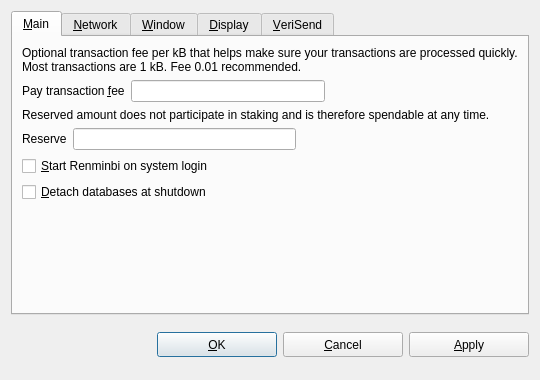
<?xml version="1.0" encoding="UTF-8"?>
<ui version="4.0">
 <class>OptionsDialog</class>
 <widget class="QDialog" name="OptionsDialog">
  <property name="geometry">
   <rect>
    <x>0</x>
    <y>0</y>
    <width>540</width>
    <height>380</height>
   </rect>
  </property>
  <property name="windowTitle">
   <string>Options</string>
  </property>
  <property name="modal">
   <bool>true</bool>
  </property>
  <layout class="QVBoxLayout" name="verticalLayout">
   <item>
    <widget class="QTabWidget" name="veriSendOptions">
     <property name="tabPosition">
      <enum>QTabWidget::North</enum>
     </property>
     <property name="currentIndex">
      <number>0</number>
     </property>
     <widget class="QWidget" name="tabMain">
      <attribute name="title">
       <string>&amp;Main</string>
      </attribute>
      <layout class="QVBoxLayout" name="verticalLayout_Main">
       <item>
        <widget class="QLabel" name="transactionFeeInfoLabel">
         <property name="text">
          <string>Optional transaction fee per kB that helps make sure your transactions are processed quickly. Most transactions are 1 kB. Fee 0.01 recommended.</string>
         </property>
         <property name="textFormat">
          <enum>Qt::PlainText</enum>
         </property>
         <property name="wordWrap">
          <bool>true</bool>
         </property>
        </widget>
       </item>
       <item>
        <layout class="QHBoxLayout" name="horizontalLayoutFee">
         <item>
          <widget class="QLabel" name="transactionFeeLabel">
           <property name="text">
            <string>Pay transaction &amp;fee</string>
           </property>
           <property name="textFormat">
            <enum>Qt::PlainText</enum>
           </property>
           <property name="buddy">
            <cstring>transactionFee</cstring>
           </property>
          </widget>
         </item>
         <item>
          <widget class="BitcoinAmountField" name="transactionFee"/>
         </item>
         <item>
          <spacer name="horizontalSpacerFee">
           <property name="orientation">
            <enum>Qt::Horizontal</enum>
           </property>
           <property name="sizeHint" stdset="0">
            <size>
             <width>40</width>
             <height>20</height>
            </size>
           </property>
          </spacer>
         </item>
        </layout>
       </item>
       <item>
        <widget class="QLabel" name="reserveBalanceInfoLabel">
         <property name="text">
          <string>Reserved amount does not participate in staking and is therefore spendable at any time.</string>
         </property>
         <property name="textFormat">
          <enum>Qt::PlainText</enum>
         </property>
         <property name="wordWrap">
          <bool>true</bool>
         </property>
        </widget>
       </item>
       <item>
        <layout class="QHBoxLayout" name="horizontalLayoutReserveBalance">
         <item>
          <widget class="QLabel" name="reserveBalanceLabel">
           <property name="text">
            <string>Reserve</string>
           </property>
           <property name="textFormat">
            <enum>Qt::PlainText</enum>
           </property>
           <property name="buddy">
            <cstring>reserveBalance</cstring>
           </property>
          </widget>
         </item>
         <item>
          <widget class="BitcoinAmountField" name="reserveBalance"/>
         </item>
         <item>
          <spacer name="horizontalSpacerReserveBalance">
           <property name="orientation">
            <enum>Qt::Horizontal</enum>
           </property>
           <property name="sizeHint" stdset="0">
            <size>
             <width>40</width>
             <height>20</height>
            </size>
           </property>
          </spacer>
         </item>
        </layout>
       </item>
       <item>
        <widget class="QCheckBox" name="bitcoinAtStartup">
         <property name="toolTip">
          <string>Automatically start Renminbi after logging in to the system.</string>
         </property>
         <property name="text">
          <string>&amp;Start Renminbi on system login</string>
         </property>
        </widget>
       </item>
       <item>
        <widget class="QCheckBox" name="detachDatabases">
         <property name="toolTip">
          <string>Detach block and address databases at shutdown. This means they can be moved to another data directory, but it slows down shutdown. The wallet is always detached.</string>
         </property>
         <property name="text">
          <string>&amp;Detach databases at shutdown</string>
         </property>
        </widget>
       </item>
       <item>
        <spacer name="verticalSpacer_Main">
         <property name="orientation">
          <enum>Qt::Vertical</enum>
         </property>
         <property name="sizeHint" stdset="0">
          <size>
           <width>20</width>
           <height>40</height>
          </size>
         </property>
        </spacer>
       </item>
      </layout>
     </widget>
     <widget class="QWidget" name="tabNetwork">
      <attribute name="title">
       <string>&amp;Network</string>
      </attribute>
      <layout class="QVBoxLayout" name="verticalLayout_Network">
       <item>
        <widget class="QCheckBox" name="mapPortUpnp">
         <property name="toolTip">
          <string>Automatically open the Renminbi client port on the router. This only works when your router supports UPnP and it is enabled.</string>
         </property>
         <property name="text">
          <string>Map port using &amp;UPnP</string>
         </property>
        </widget>
       </item>
       <item>
        <widget class="QCheckBox" name="connectSocks">
         <property name="toolTip">
          <string>Connect to the Renminbi network through a SOCKS proxy (e.g. when connecting through Tor).</string>
         </property>
         <property name="text">
          <string>&amp;Connect through SOCKS proxy:</string>
         </property>
        </widget>
       </item>
       <item>
        <layout class="QHBoxLayout" name="horizontalLayout_Network">
         <item>
          <widget class="QLabel" name="proxyIpLabel">
           <property name="text">
            <string>Proxy &amp;IP:</string>
           </property>
           <property name="textFormat">
            <enum>Qt::PlainText</enum>
           </property>
           <property name="buddy">
            <cstring>proxyIp</cstring>
           </property>
          </widget>
         </item>
         <item>
          <widget class="QValidatedLineEdit" name="proxyIp">
           <property name="maximumSize">
            <size>
             <width>140</width>
             <height>16777215</height>
            </size>
           </property>
           <property name="toolTip">
            <string>IP address of the proxy (e.g. 127.0.0.1)</string>
           </property>
          </widget>
         </item>
         <item>
          <widget class="QLabel" name="proxyPortLabel">
           <property name="text">
            <string>&amp;Port:</string>
           </property>
           <property name="textFormat">
            <enum>Qt::PlainText</enum>
           </property>
           <property name="buddy">
            <cstring>proxyPort</cstring>
           </property>
          </widget>
         </item>
         <item>
          <widget class="QLineEdit" name="proxyPort">
           <property name="maximumSize">
            <size>
             <width>55</width>
             <height>16777215</height>
            </size>
           </property>
           <property name="toolTip">
            <string>Port of the proxy (e.g. 9050)</string>
           </property>
          </widget>
         </item>
         <item>
          <widget class="QLabel" name="socksVersionLabel">
           <property name="text">
            <string>SOCKS &amp;Version:</string>
           </property>
           <property name="textFormat">
            <enum>Qt::PlainText</enum>
           </property>
           <property name="buddy">
            <cstring>socksVersion</cstring>
           </property>
          </widget>
         </item>
         <item>
          <widget class="QValueComboBox" name="socksVersion">
           <property name="toolTip">
            <string>SOCKS version of the proxy (e.g. 5)</string>
           </property>
          </widget>
         </item>
         <item>
          <spacer name="horizontalSpacer_Network">
           <property name="orientation">
            <enum>Qt::Horizontal</enum>
           </property>
           <property name="sizeHint" stdset="0">
            <size>
             <width>40</width>
             <height>20</height>
            </size>
           </property>
          </spacer>
         </item>
        </layout>
       </item>
       <item>
        <spacer name="verticalSpacer_Network">
         <property name="orientation">
          <enum>Qt::Vertical</enum>
         </property>
         <property name="sizeHint" stdset="0">
          <size>
           <width>20</width>
           <height>40</height>
          </size>
         </property>
        </spacer>
       </item>
      </layout>
     </widget>
     <widget class="QWidget" name="tabWindow">
      <attribute name="title">
       <string>&amp;Window</string>
      </attribute>
      <layout class="QVBoxLayout" name="verticalLayout_Window">
       <item>
        <widget class="QCheckBox" name="minimizeToTray">
         <property name="toolTip">
          <string>Show only a tray icon after minimizing the window.</string>
         </property>
         <property name="text">
          <string>&amp;Minimize to the tray instead of the taskbar</string>
         </property>
        </widget>
       </item>
       <item>
        <widget class="QCheckBox" name="minimizeOnClose">
         <property name="toolTip">
          <string>Minimize instead of exit the application when the window is closed. When this option is enabled, the application will be closed only after selecting Quit in the menu.</string>
         </property>
         <property name="text">
          <string>M&amp;inimize on close</string>
         </property>
        </widget>
       </item>
       <item>
        <spacer name="verticalSpacer_Window">
         <property name="orientation">
          <enum>Qt::Vertical</enum>
         </property>
         <property name="sizeHint" stdset="0">
          <size>
           <width>20</width>
           <height>40</height>
          </size>
         </property>
        </spacer>
       </item>
      </layout>
     </widget>
     <widget class="QWidget" name="tabDisplay">
      <attribute name="title">
       <string>&amp;Display</string>
      </attribute>
      <layout class="QVBoxLayout" name="verticalLayout_Display">
       <item>
        <layout class="QHBoxLayout" name="horizontalLayout_1_Display">
         <item>
          <widget class="QLabel" name="langLabel">
           <property name="text">
            <string>User Interface &amp;language:</string>
           </property>
           <property name="textFormat">
            <enum>Qt::PlainText</enum>
           </property>
           <property name="buddy">
            <cstring>lang</cstring>
           </property>
          </widget>
         </item>
         <item>
          <widget class="QValueComboBox" name="lang">
           <property name="toolTip">
            <string>The user interface language can be set here. This setting will take effect after restarting Renminbi.</string>
           </property>
          </widget>
         </item>
        </layout>
       </item>
       <item>
        <layout class="QHBoxLayout" name="horizontalLayout_2_Display">
         <item>
          <widget class="QLabel" name="unitLabel">
           <property name="text">
            <string>&amp;Unit to show amounts in:</string>
           </property>
           <property name="textFormat">
            <enum>Qt::PlainText</enum>
           </property>
           <property name="buddy">
            <cstring>unit</cstring>
           </property>
          </widget>
         </item>
         <item>
          <widget class="QValueComboBox" name="unit">
           <property name="toolTip">
            <string>Choose the default subdivision unit to show in the interface and when sending coins.</string>
           </property>
          </widget>
         </item>
        </layout>
       </item>
       <item>
        <layout class="QHBoxLayout" name="horizontalLayout">
         <property name="leftMargin">
          <number>0</number>
         </property>
         <property name="topMargin">
          <number>0</number>
         </property>
         <property name="rightMargin">
          <number>2</number>
         </property>
         <property name="bottomMargin">
          <number>0</number>
         </property>
         <item>
          <widget class="QLabel" name="decimalLabel">
           <property name="sizePolicy">
            <sizepolicy hsizetype="Minimum" vsizetype="Fixed">
             <horstretch>0</horstretch>
             <verstretch>0</verstretch>
            </sizepolicy>
           </property>
           <property name="minimumSize">
            <size>
             <width>0</width>
             <height>0</height>
            </size>
           </property>
           <property name="maximumSize">
            <size>
             <width>16777215</width>
             <height>16777215</height>
            </size>
           </property>
           <property name="baseSize">
            <size>
             <width>0</width>
             <height>0</height>
            </size>
           </property>
           <property name="layoutDirection">
            <enum>Qt::LeftToRight</enum>
           </property>
           <property name="text">
            <string>Choose how many decimal places you prefer to display:</string>
           </property>
          </widget>
         </item>
         <item>
          <widget class="QSpinBox" name="decimalPoints">
           <property name="sizePolicy">
            <sizepolicy hsizetype="Fixed" vsizetype="Fixed">
             <horstretch>0</horstretch>
             <verstretch>0</verstretch>
            </sizepolicy>
           </property>
           <property name="minimumSize">
            <size>
             <width>0</width>
             <height>28</height>
            </size>
           </property>
           <property name="maximumSize">
            <size>
             <width>16777215</width>
             <height>16777215</height>
            </size>
           </property>
           <property name="toolTip">
            <string>&lt;html&gt;&lt;head/&gt;&lt;body&gt;&lt;p&gt;How many decimal places to display. Depending on the unit of currency, you may see fewer decimal places.&lt;/p&gt;&lt;/body&gt;&lt;/html&gt;</string>
           </property>
           <property name="layoutDirection">
            <enum>Qt::LeftToRight</enum>
           </property>
           <property name="alignment">
            <set>Qt::AlignRight|Qt::AlignTrailing|Qt::AlignVCenter</set>
           </property>
           <property name="maximum">
            <number>8</number>
           </property>
           <property name="value">
            <number>8</number>
           </property>
          </widget>
         </item>
        </layout>
       </item>
       <item>
        <widget class="QCheckBox" name="displayAddresses">
         <property name="toolTip">
          <string>Whether to show Renminbi addresses in the transaction list or not.</string>
         </property>
         <property name="text">
          <string>&amp;Display addresses in transaction list</string>
         </property>
        </widget>
       </item>
       <item>
        <widget class="QCheckBox" name="coinControlFeatures">
         <property name="toolTip">
          <string>Whether to show coin control features or not.</string>
         </property>
         <property name="text">
          <string>Display coin &amp;control features (experts only!)</string>
         </property>
        </widget>
       </item>
       <item>
        <widget class="QCheckBox" name="hideAmounts">
         <property name="text">
          <string>Hide amounts for privacy (***.**)</string>
         </property>
        </widget>
       </item>
       <item>
        <spacer name="verticalSpacer_Display">
         <property name="orientation">
          <enum>Qt::Vertical</enum>
         </property>
         <property name="sizeHint" stdset="0">
          <size>
           <width>20</width>
           <height>40</height>
          </size>
         </property>
        </spacer>
       </item>
      </layout>
     </widget>
     <widget class="QWidget" name="tab">
      <attribute name="title">
       <string>&amp;VeriSend</string>
      </attribute>
      <widget class="QSpinBox" name="veriSendMixNumber">
       <property name="geometry">
        <rect>
         <x>10</x>
         <y>90</y>
         <width>48</width>
         <height>27</height>
        </rect>
       </property>
       <property name="minimum">
        <number>1</number>
       </property>
       <property name="maximum">
        <number>15</number>
       </property>
       <property name="value">
        <number>1</number>
       </property>
      </widget>
      <widget class="QLabel" name="veriSendMixLabel">
       <property name="geometry">
        <rect>
         <x>10</x>
         <y>70</y>
         <width>141</width>
         <height>17</height>
        </rect>
       </property>
       <property name="text">
        <string>VeriSend Mix Cycles:</string>
       </property>
      </widget>
      <widget class="QLabel" name="veriSendIPLabel">
       <property name="geometry">
        <rect>
         <x>10</x>
         <y>10</y>
         <width>471</width>
         <height>17</height>
        </rect>
       </property>
       <property name="text">
        <string>VeriSend Entry Ring Node IP address (Renminbi Ring Node is Default):</string>
       </property>
      </widget>
      <widget class="QLineEdit" name="veriSendIP">
       <property name="geometry">
        <rect>
         <x>10</x>
         <y>30</y>
         <width>251</width>
         <height>27</height>
        </rect>
       </property>
      </widget>
     </widget>
    </widget>
   </item>
   <item>
    <layout class="QHBoxLayout" name="horizontalLayout_Buttons">
     <item>
      <spacer name="horizontalSpacer_1">
       <property name="orientation">
        <enum>Qt::Horizontal</enum>
       </property>
       <property name="sizeHint" stdset="0">
        <size>
         <width>40</width>
         <height>48</height>
        </size>
       </property>
      </spacer>
     </item>
     <item>
      <widget class="QLabel" name="statusLabel">
       <property name="text">
        <string/>
       </property>
       <property name="textFormat">
        <enum>Qt::PlainText</enum>
       </property>
       <property name="wordWrap">
        <bool>true</bool>
       </property>
      </widget>
     </item>
     <item>
      <spacer name="horizontalSpacer_2">
       <property name="orientation">
        <enum>Qt::Horizontal</enum>
       </property>
       <property name="sizeHint" stdset="0">
        <size>
         <width>40</width>
         <height>48</height>
        </size>
       </property>
      </spacer>
     </item>
     <item>
      <widget class="QPushButton" name="okButton">
       <property name="minimumSize">
        <size>
         <width>120</width>
         <height>25</height>
        </size>
       </property>
       <property name="text">
        <string>&amp;OK</string>
       </property>
      </widget>
     </item>
     <item>
      <widget class="QPushButton" name="cancelButton">
       <property name="minimumSize">
        <size>
         <width>120</width>
         <height>25</height>
        </size>
       </property>
       <property name="text">
        <string>&amp;Cancel</string>
       </property>
       <property name="autoDefault">
        <bool>false</bool>
       </property>
      </widget>
     </item>
     <item>
      <widget class="QPushButton" name="applyButton">
       <property name="minimumSize">
        <size>
         <width>120</width>
         <height>25</height>
        </size>
       </property>
       <property name="text">
        <string>&amp;Apply</string>
       </property>
       <property name="autoDefault">
        <bool>false</bool>
       </property>
      </widget>
     </item>
    </layout>
   </item>
  </layout>
 </widget>
 <customwidgets>
  <customwidget>
   <class>QValidatedLineEdit</class>
   <extends>QLineEdit</extends>
   <header>qvalidatedlineedit.h</header>
  </customwidget>
  <customwidget>
   <class>BitcoinAmountField</class>
   <extends>QLineEdit</extends>
   <header>bitcoinamountfield.h</header>
   <container>1</container>
  </customwidget>
  <customwidget>
   <class>QValueComboBox</class>
   <extends>QComboBox</extends>
   <header>qvaluecombobox.h</header>
  </customwidget>
 </customwidgets>
 <resources/>
 <connections/>
</ui>
